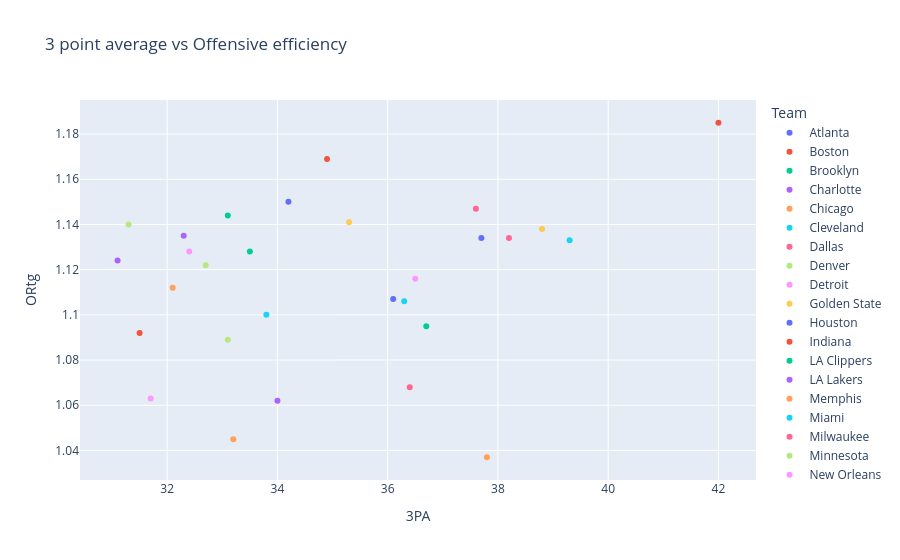
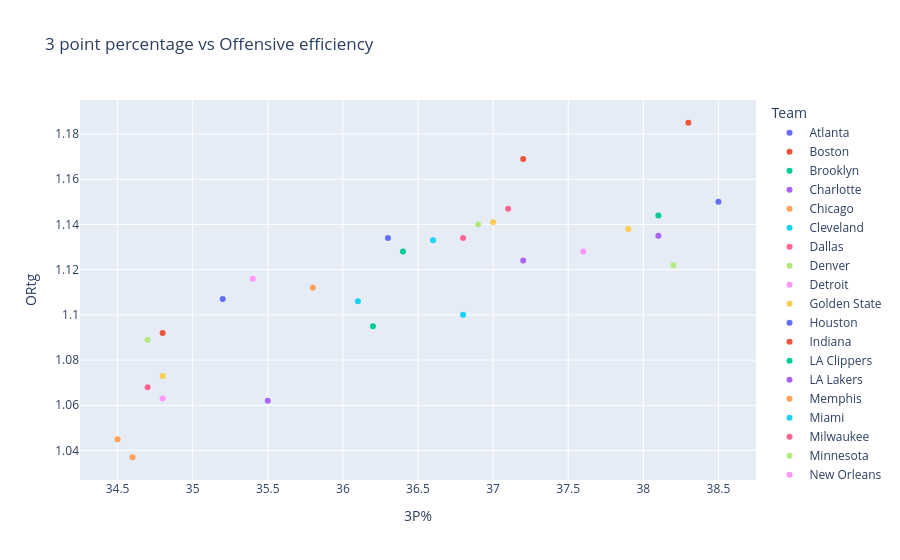

The cell these charts' notebook holds for them, in order:
### Markdown cell above
My goal, make correlation graphs between 3pa and offensive efficieny, and 3p % and offensive efficieny

### Code cell
import plotly.express as px
import seaborn as sns

one=px.scatter(df_merged, x='3PA', y='ORtg', color='Team', hover_data=['3PA', 'ORtg' ,'Team'], title='3 point average vs Offensive efficiency')
one.show()

two=px.scatter(df_merged, x='3P%', y='ORtg', color='Team', hover_data=['3PA', 'ORtg' ,'Team'], title='3 point percentage vs Offensive efficiency')
two.show()

### Figure 1 — Plotly figure (JSON) as saved in the notebook; plotly's stock layout.template omitted (floating-point values rounded to 4 significant figures)
{"data": [{"customdata": [["Atlanta"]], "hovertemplate": "Team=%{customdata[0]}<br>3PA=%{x}<br>ORtg=%{y}<extra></extra>", "legendgroup": "Atlanta", "marker": {"color": "#636efa", "symbol": "circle"}, "mode": "markers", "name": "Atlanta", "orientation": "v", "showlegend": true, "type": "scatter", "x": [37.7], "xaxis": "x", "y": [1.134], "yaxis": "y"}, {"customdata": [["Boston"]], "hovertemplate": "Team=%{customdata[0]}<br>3PA=%{x}<br>ORtg=%{y}<extra></extra>", "legendgroup": "Boston", "marker": {"color": "#EF553B", "symbol": "circle"}, "mode": "markers", "name": "Boston", "orientation": "v", "showlegend": true, "type": "scatter", "x": [42], "xaxis": "x", "y": [1.185], "yaxis": "y"}, {"customdata": [["Brooklyn"]], "hovertemplate": "Team=%{customdata[0]}<br>3PA=%{x}<br>ORtg=%{y}<extra></extra>", "legendgroup": "Brooklyn", "marker": {"color": "#00cc96", "symbol": "circle"}, "mode": "markers", "name": "Brooklyn", "orientation": "v", "showlegend": true, "type": "scatter", "x": [36.7], "xaxis": "x", "y": [1.095], "yaxis": "y"}, {"customdata": [["Charlotte"]], "hovertemplate": "Team=%{customdata[0]}<br>3PA=%{x}<br>ORtg=%{y}<extra></extra>", "legendgroup": "Charlotte", "marker": {"color": "#ab63fa", "symbol": "circle"}, "mode": "markers", "name": "Charlotte", "orientation": "v", "showlegend": true, "type": "scatter", "x": [34], "xaxis": "x", "y": [1.062], "yaxis": "y"}, {"customdata": [["Chicago"]], "hovertemplate": "Team=%{customdata[0]}<br>3PA=%{x}<br>ORtg=%{y}<extra></extra>", "legendgroup": "Chicago", "marker": {"color": "#FFA15A", "symbol": "circle"}, "mode": "markers", "name": "Chicago", "orientation": "v", "showlegend": true, "type": "scatter", "x": [32.1], "xaxis": "x", "y": [1.112], "yaxis": "y"}, {"customdata": [["Cleveland"]], "hovertemplate": "Team=%{customdata[0]}<br>3PA=%{x}<br>ORtg=%{y}<extra></extra>", "legendgroup": "Cleveland", "marker": {"color": "#19d3f3", "symbol": "circle"}, "mode": "markers", "name": "Cleveland", "orientation": "v", "showlegend": true, "type": "scatter", "x": [36.3], "xaxis": "x", "y": [1.106], "yaxis": "y"}, {"customdata": [["Dallas"]], "hovertemplate": "Team=%{customdata[0]}<br>3PA=%{x}<br>ORtg=%{y}<extra></extra>", "legendgroup": "Dallas", "marker": {"color": "#FF6692", "symbol": "circle"}, "mode": "markers", "name": "Dallas", "orientation": "v", "showlegend": true, "type": "scatter", "x": [38.2], "xaxis": "x", "y": [1.134], "yaxis": "y"}, {"customdata": [["Denver"]], "hovertemplate": "Team=%{customdata[0]}<br>3PA=%{x}<br>ORtg=%{y}<extra></extra>", "legendgroup": "Denver", "marker": {"color": "#B6E880", "symbol": "circle"}, "mode": "markers", "name": "Denver", "orientation": "v", "showlegend": true, "type": "scatter", "x": [31.3], "xaxis": "x", "y": [1.14], "yaxis": "y"}, {"customdata": [["Detroit"]], "hovertemplate": "Team=%{customdata[0]}<br>3PA=%{x}<br>ORtg=%{y}<extra></extra>", "legendgroup": "Detroit", "marker": {"color": "#FF97FF", "symbol": "circle"}, "mode": "markers", "name": "Detroit", "orientation": "v", "showlegend": true, "type": "scatter", "x": [31.7], "xaxis": "x", "y": [1.063], "yaxis": "y"}, {"customdata": [["Golden State"]], "hovertemplate": "Team=%{customdata[0]}<br>3PA=%{x}<br>ORtg=%{y}<extra></extra>", "legendgroup": "Golden State", "marker": {"color": "#FECB52", "symbol": "circle"}, "mode": "markers", "name": "Golden State", "orientation": "v", "showlegend": true, "type": "scatter", "x": [38.8], "xaxis": "x", "y": [1.138], "yaxis": "y"}, {"customdata": [["Houston"]], "hovertemplate": "Team=%{customdata[0]}<br>3PA=%{x}<br>ORtg=%{y}<extra></extra>", "legendgroup": "Houston", "marker": {"color": "#636efa", "symbol": "circle"}, "mode": "markers", "name": "Houston", "orientation": "v", "showlegend": true, "type": "scatter", "x": [36.1], "xaxis": "x", "y": [1.107], "yaxis": "y"}, {"customdata": [["Indiana"]], "hovertemplate": "Team=%{customdata[0]}<br>3PA=%{x}<br>ORtg=%{y}<extra></extra>", "legendgroup": "Indiana", "marker": {"color": "#EF553B", "symbol": "circle"}, "mode": "markers", "name": "Indiana", "orientation": "v", "showlegend": true, "type": "scatter", "x": [34.9], "xaxis": "x", "y": [1.169], "yaxis": "y"}, {"customdata": [["LA Clippers"]], "hovertemplate": "Team=%{customdata[0]}<br>3PA=%{x}<br>ORtg=%{y}<extra></extra>", "legendgroup": "LA Clippers", "marker": {"color": "#00cc96", "symbol": "circle"}, "mode": "markers", "name": "LA Clippers", "orientation": "v", "showlegend": true, "type": "scatter", "x": [33.1], "xaxis": "x", "y": [1.144], "yaxis": "y"}, {"customdata": [["LA Lakers"]], "hovertemplate": "Team=%{customdata[0]}<br>3PA=%{x}<br>ORtg=%{y}<extra></extra>", "legendgroup": "LA Lakers", "marker": {"color": "#ab63fa", "symbol": "circle"}, "mode": "markers", "name": "LA Lakers", "orientation": "v", "showlegend": true, "type": "scatter", "x": [31.1], "xaxis": "x", "y": [1.124], "yaxis": "y"}, {"customdata": [["Memphis"]], "hovertemplate": "Team=%{customdata[0]}<br>3PA=%{x}<br>ORtg=%{y}<extra></extra>", "legendgroup": "Memphis", "marker": {"color": "#FFA15A", "symbol": "circle"}, "mode": "markers", "name": "Memphis", "orientation": "v", "showlegend": true, "type": "scatter", "x": [37.8], "xaxis": "x", "y": [1.037], "yaxis": "y"}, {"customdata": [["Miami"]], "hovertemplate": "Team=%{customdata[0]}<br>3PA=%{x}<br>ORtg=%{y}<extra></extra>", "legendgroup": "Miami", "marker": {"color": "#19d3f3", "symbol": "circle"}, "mode": "markers", "name": "Miami", "orientation": "v", "showlegend": true, "type": "scatter", "x": [33.8], "xaxis": "x", "y": [1.1], "yaxis": "y"}, {"customdata": [["Milwaukee"]], "hovertemplate": "Team=%{customdata[0]}<br>3PA=%{x}<br>ORtg=%{y}<extra></extra>", "legendgroup": "Milwaukee", "marker": {"color": "#FF6692", "symbol": "circle"}, "mode": "markers", "name": "Milwaukee", "orientation": "v", "showlegend": true, "type": "scatter", "x": [37.6], "xaxis": "x", "y": [1.147], "yaxis": "y"}, {"customdata": [["Minnesota"]], "hovertemplate": "Team=%{customdata[0]}<br>3PA=%{x}<br>ORtg=%{y}<extra></extra>", "legendgroup": "Minnesota", "marker": {"color": "#B6E880", "symbol": "circle"}, "mode": "markers", "name": "Minnesota", "orientation": "v", "showlegend": true, "type": "scatter", "x": [32.7], "xaxis": "x", "y": [1.122], "yaxis": "y"}, {"customdata": [["New Orleans"]], "hovertemplate": "Team=%{customdata[0]}<br>3PA=%{x}<br>ORtg=%{y}<extra></extra>", "legendgroup": "New Orleans", "marker": {"color": "#FF97FF", "symbol": "circle"}, "mode": "markers", "name": "New Orleans", "orientation": "v", "showlegend": true, "type": "scatter", "x": [32.4], "xaxis": "x", "y": [1.128], "yaxis": "y"}, {"customdata": [["New York"]], "hovertemplate": "Team=%{customdata[0]}<br>3PA=%{x}<br>ORtg=%{y}<extra></extra>", "legendgroup": "New York", "marker": {"color": "#FECB52", "symbol": "circle"}, "mode": "markers", "name": "New York", "orientation": "v", "showlegend": true, "type": "scatter", "x": [35.3], "xaxis": "x", "y": [1.141], "yaxis": "y"}, {"customdata": [["Okla City"]], "hovertemplate": "Team=%{customdata[0]}<br>3PA=%{x}<br>ORtg=%{y}<extra></extra>", "legendgroup": "Okla City", "marker": {"color": "#636efa", "symbol": "circle"}, "mode": "markers", "name": "Okla City", "orientation": "v", "showlegend": true, "type": "scatter", "x": [34.2], "xaxis": "x", "y": [1.15], "yaxis": "y"}, {"customdata": [["Orlando"]], "hovertemplate": "Team=%{customdata[0]}<br>3PA=%{x}<br>ORtg=%{y}<extra></extra>", "legendgroup": "Orlando", "marker": {"color": "#EF553B", "symbol": "circle"}, "mode": "markers", "name": "Orlando", "orientation": "v", "showlegend": true, "type": "scatter", "x": [31.5], "xaxis": "x", "y": [1.092], "yaxis": "y"}, {"customdata": [["Philadelphia"]], "hovertemplate": "Team=%{customdata[0]}<br>3PA=%{x}<br>ORtg=%{y}<extra></extra>", "legendgroup": "Philadelphia", "marker": {"color": "#00cc96", "symbol": "circle"}, "mode": "markers", "name": "Philadelphia", "orientation": "v", "showlegend": true, "type": "scatter", "x": [33.5], "xaxis": "x", "y": [1.128], "yaxis": "y"}, {"customdata": [["Phoenix"]], "hovertemplate": "Team=%{customdata[0]}<br>3PA=%{x}<br>ORtg=%{y}<extra></extra>", "legendgroup": "Phoenix", "marker": {"color": "#ab63fa", "symbol": "circle"}, "mode": "markers", "name": "Phoenix", "orientation": "v", "showlegend": true, "type": "scatter", "x": [32.3], "xaxis": "x", "y": [1.135], "yaxis": "y"}, {"customdata": [["Portland"]], "hovertemplate": "Team=%{customdata[0]}<br>3PA=%{x}<br>ORtg=%{y}<extra></extra>", "legendgroup": "Portland", "marker": {"color": "#FFA15A", "symbol": "circle"}, "mode": "markers", "name": "Portland", "orientation": "v", "showlegend": true, "type": "scatter", "x": [33.2], "xaxis": "x", "y": [1.045], "yaxis": "y"}, {"customdata": [["Sacramento"]], "hovertemplate": "Team=%{customdata[0]}<br>3PA=%{x}<br>ORtg=%{y}<extra></extra>", "legendgroup": "Sacramento", "marker": {"color": "#19d3f3", "symbol": "circle"}, "mode": "markers", "name": "Sacramento", "orientation": "v", "showlegend": true, "type": "scatter", "x": [39.3], "xaxis": "x", "y": [1.133], "yaxis": "y"}, {"customdata": [["San Antonio"]], "hovertemplate": "Team=%{customdata[0]}<br>3PA=%{x}<br>ORtg=%{y}<extra></extra>", "legendgroup": "San Antonio", "marker": {"color": "#FF6692", "symbol": "circle"}, "mode": "markers", "name": "San Antonio", "orientation": "v", "showlegend": true, "type": "scatter", "x": [36.4], "xaxis": "x", "y": [1.068], "yaxis": "y"}, {"customdata": [["Toronto"]], "hovertemplate": "Team=%{customdata[0]}<br>3PA=%{x}<br>ORtg=%{y}<extra></extra>", "legendgroup": "Toronto", "marker": {"color": "#B6E880", "symbol": "circle"}, "mode": "markers", "name": "Toronto", "orientation": "v", "showlegend": true, "type": "scatter", "x": [33.1], "xaxis": "x", "y": [1.089], "yaxis": "y"}, {"customdata": [["Utah"]], "hovertemplate": "Team=%{customdata[0]}<br>3PA=%{x}<br>ORtg=%{y}<extra></extra>", "legendgroup": "Utah", "marker": {"color": "#FF97FF", "symbol": "circle"}, "mode": "markers", "name": "Utah", "orientation": "v", "showlegend": true, "type": "scatter", "x": [36.5], "xaxis": "x", "y": [1.116], "yaxis": "y"}, {"customdata": [["Washington"]], "hovertemplate": "Team=%{customdata[0]}<br>3PA=%{x}<br>ORtg=%{y}<extra></extra>", "legendgroup": "Washington", "marker": {"color": "#FECB52", "symbol": "circle"}, "mode": "markers", "name": "Washington", "orientation": "v", "showlegend": true, "type": "scatter", "visible": "legendonly", "x": [35.5], "xaxis": "x", "y": [1.073], "yaxis": "y"}], "layout": {"autosize": true, "legend": {"title": {"text": "Team"}, "tracegroupgap": 0}, "title": {"text": "3 point average vs Offensive efficiency"}, "xaxis": {"anchor": "y", "autorange": true, "domain": [0, 1], "range": [30.44, 42.66], "title": {"text": "3PA"}, "type": "linear"}, "yaxis": {"anchor": "x", "autorange": true, "domain": [0, 1], "range": [1.025, 1.197], "title": {"text": "ORtg"}, "type": "linear"}}}

### Figure 2 — Plotly figure (JSON) as saved in the notebook; plotly's stock layout.template omitted (floating-point values rounded to 4 significant figures)
{"data": [{"customdata": [[37.7, "Atlanta"]], "hovertemplate": "Team=%{customdata[1]}<br>3P%=%{x}<br>ORtg=%{y}<br>3PA=%{customdata[0]}<extra></extra>", "legendgroup": "Atlanta", "marker": {"color": "#636efa", "symbol": "circle"}, "mode": "markers", "name": "Atlanta", "orientation": "v", "showlegend": true, "type": "scatter", "x": [36.3], "xaxis": "x", "y": [1.134], "yaxis": "y"}, {"customdata": [[42, "Boston"]], "hovertemplate": "Team=%{customdata[1]}<br>3P%=%{x}<br>ORtg=%{y}<br>3PA=%{customdata[0]}<extra></extra>", "legendgroup": "Boston", "marker": {"color": "#EF553B", "symbol": "circle"}, "mode": "markers", "name": "Boston", "orientation": "v", "showlegend": true, "type": "scatter", "x": [38.3], "xaxis": "x", "y": [1.185], "yaxis": "y"}, {"customdata": [[36.7, "Brooklyn"]], "hovertemplate": "Team=%{customdata[1]}<br>3P%=%{x}<br>ORtg=%{y}<br>3PA=%{customdata[0]}<extra></extra>", "legendgroup": "Brooklyn", "marker": {"color": "#00cc96", "symbol": "circle"}, "mode": "markers", "name": "Brooklyn", "orientation": "v", "showlegend": true, "type": "scatter", "x": [36.2], "xaxis": "x", "y": [1.095], "yaxis": "y"}, {"customdata": [[34, "Charlotte"]], "hovertemplate": "Team=%{customdata[1]}<br>3P%=%{x}<br>ORtg=%{y}<br>3PA=%{customdata[0]}<extra></extra>", "legendgroup": "Charlotte", "marker": {"color": "#ab63fa", "symbol": "circle"}, "mode": "markers", "name": "Charlotte", "orientation": "v", "showlegend": true, "type": "scatter", "x": [35.5], "xaxis": "x", "y": [1.062], "yaxis": "y"}, {"customdata": [[32.1, "Chicago"]], "hovertemplate": "Team=%{customdata[1]}<br>3P%=%{x}<br>ORtg=%{y}<br>3PA=%{customdata[0]}<extra></extra>", "legendgroup": "Chicago", "marker": {"color": "#FFA15A", "symbol": "circle"}, "mode": "markers", "name": "Chicago", "orientation": "v", "showlegend": true, "type": "scatter", "x": [35.8], "xaxis": "x", "y": [1.112], "yaxis": "y"}, {"customdata": [[36.3, "Cleveland"]], "hovertemplate": "Team=%{customdata[1]}<br>3P%=%{x}<br>ORtg=%{y}<br>3PA=%{customdata[0]}<extra></extra>", "legendgroup": "Cleveland", "marker": {"color": "#19d3f3", "symbol": "circle"}, "mode": "markers", "name": "Cleveland", "orientation": "v", "showlegend": true, "type": "scatter", "x": [36.1], "xaxis": "x", "y": [1.106], "yaxis": "y"}, {"customdata": [[38.2, "Dallas"]], "hovertemplate": "Team=%{customdata[1]}<br>3P%=%{x}<br>ORtg=%{y}<br>3PA=%{customdata[0]}<extra></extra>", "legendgroup": "Dallas", "marker": {"color": "#FF6692", "symbol": "circle"}, "mode": "markers", "name": "Dallas", "orientation": "v", "showlegend": true, "type": "scatter", "x": [36.8], "xaxis": "x", "y": [1.134], "yaxis": "y"}, {"customdata": [[31.3, "Denver"]], "hovertemplate": "Team=%{customdata[1]}<br>3P%=%{x}<br>ORtg=%{y}<br>3PA=%{customdata[0]}<extra></extra>", "legendgroup": "Denver", "marker": {"color": "#B6E880", "symbol": "circle"}, "mode": "markers", "name": "Denver", "orientation": "v", "showlegend": true, "type": "scatter", "x": [36.9], "xaxis": "x", "y": [1.14], "yaxis": "y"}, {"customdata": [[31.7, "Detroit"]], "hovertemplate": "Team=%{customdata[1]}<br>3P%=%{x}<br>ORtg=%{y}<br>3PA=%{customdata[0]}<extra></extra>", "legendgroup": "Detroit", "marker": {"color": "#FF97FF", "symbol": "circle"}, "mode": "markers", "name": "Detroit", "orientation": "v", "showlegend": true, "type": "scatter", "x": [34.8], "xaxis": "x", "y": [1.063], "yaxis": "y"}, {"customdata": [[38.8, "Golden State"]], "hovertemplate": "Team=%{customdata[1]}<br>3P%=%{x}<br>ORtg=%{y}<br>3PA=%{customdata[0]}<extra></extra>", "legendgroup": "Golden State", "marker": {"color": "#FECB52", "symbol": "circle"}, "mode": "markers", "name": "Golden State", "orientation": "v", "showlegend": true, "type": "scatter", "x": [37.9], "xaxis": "x", "y": [1.138], "yaxis": "y"}, {"customdata": [[36.1, "Houston"]], "hovertemplate": "Team=%{customdata[1]}<br>3P%=%{x}<br>ORtg=%{y}<br>3PA=%{customdata[0]}<extra></extra>", "legendgroup": "Houston", "marker": {"color": "#636efa", "symbol": "circle"}, "mode": "markers", "name": "Houston", "orientation": "v", "showlegend": true, "type": "scatter", "x": [35.2], "xaxis": "x", "y": [1.107], "yaxis": "y"}, {"customdata": [[34.9, "Indiana"]], "hovertemplate": "Team=%{customdata[1]}<br>3P%=%{x}<br>ORtg=%{y}<br>3PA=%{customdata[0]}<extra></extra>", "legendgroup": "Indiana", "marker": {"color": "#EF553B", "symbol": "circle"}, "mode": "markers", "name": "Indiana", "orientation": "v", "showlegend": true, "type": "scatter", "x": [37.2], "xaxis": "x", "y": [1.169], "yaxis": "y"}, {"customdata": [[33.1, "LA Clippers"]], "hovertemplate": "Team=%{customdata[1]}<br>3P%=%{x}<br>ORtg=%{y}<br>3PA=%{customdata[0]}<extra></extra>", "legendgroup": "LA Clippers", "marker": {"color": "#00cc96", "symbol": "circle"}, "mode": "markers", "name": "LA Clippers", "orientation": "v", "showlegend": true, "type": "scatter", "x": [38.1], "xaxis": "x", "y": [1.144], "yaxis": "y"}, {"customdata": [[31.1, "LA Lakers"]], "hovertemplate": "Team=%{customdata[1]}<br>3P%=%{x}<br>ORtg=%{y}<br>3PA=%{customdata[0]}<extra></extra>", "legendgroup": "LA Lakers", "marker": {"color": "#ab63fa", "symbol": "circle"}, "mode": "markers", "name": "LA Lakers", "orientation": "v", "showlegend": true, "type": "scatter", "x": [37.2], "xaxis": "x", "y": [1.124], "yaxis": "y"}, {"customdata": [[37.8, "Memphis"]], "hovertemplate": "Team=%{customdata[1]}<br>3P%=%{x}<br>ORtg=%{y}<br>3PA=%{customdata[0]}<extra></extra>", "legendgroup": "Memphis", "marker": {"color": "#FFA15A", "symbol": "circle"}, "mode": "markers", "name": "Memphis", "orientation": "v", "showlegend": true, "type": "scatter", "x": [34.6], "xaxis": "x", "y": [1.037], "yaxis": "y"}, {"customdata": [[33.8, "Miami"]], "hovertemplate": "Team=%{customdata[1]}<br>3P%=%{x}<br>ORtg=%{y}<br>3PA=%{customdata[0]}<extra></extra>", "legendgroup": "Miami", "marker": {"color": "#19d3f3", "symbol": "circle"}, "mode": "markers", "name": "Miami", "orientation": "v", "showlegend": true, "type": "scatter", "x": [36.8], "xaxis": "x", "y": [1.1], "yaxis": "y"}, {"customdata": [[37.6, "Milwaukee"]], "hovertemplate": "Team=%{customdata[1]}<br>3P%=%{x}<br>ORtg=%{y}<br>3PA=%{customdata[0]}<extra></extra>", "legendgroup": "Milwaukee", "marker": {"color": "#FF6692", "symbol": "circle"}, "mode": "markers", "name": "Milwaukee", "orientation": "v", "showlegend": true, "type": "scatter", "x": [37.1], "xaxis": "x", "y": [1.147], "yaxis": "y"}, {"customdata": [[32.7, "Minnesota"]], "hovertemplate": "Team=%{customdata[1]}<br>3P%=%{x}<br>ORtg=%{y}<br>3PA=%{customdata[0]}<extra></extra>", "legendgroup": "Minnesota", "marker": {"color": "#B6E880", "symbol": "circle"}, "mode": "markers", "name": "Minnesota", "orientation": "v", "showlegend": true, "type": "scatter", "x": [38.2], "xaxis": "x", "y": [1.122], "yaxis": "y"}, {"customdata": [[32.4, "New Orleans"]], "hovertemplate": "Team=%{customdata[1]}<br>3P%=%{x}<br>ORtg=%{y}<br>3PA=%{customdata[0]}<extra></extra>", "legendgroup": "New Orleans", "marker": {"color": "#FF97FF", "symbol": "circle"}, "mode": "markers", "name": "New Orleans", "orientation": "v", "showlegend": true, "type": "scatter", "x": [37.6], "xaxis": "x", "y": [1.128], "yaxis": "y"}, {"customdata": [[35.3, "New York"]], "hovertemplate": "Team=%{customdata[1]}<br>3P%=%{x}<br>ORtg=%{y}<br>3PA=%{customdata[0]}<extra></extra>", "legendgroup": "New York", "marker": {"color": "#FECB52", "symbol": "circle"}, "mode": "markers", "name": "New York", "orientation": "v", "showlegend": true, "type": "scatter", "x": [37], "xaxis": "x", "y": [1.141], "yaxis": "y"}, {"customdata": [[34.2, "Okla City"]], "hovertemplate": "Team=%{customdata[1]}<br>3P%=%{x}<br>ORtg=%{y}<br>3PA=%{customdata[0]}<extra></extra>", "legendgroup": "Okla City", "marker": {"color": "#636efa", "symbol": "circle"}, "mode": "markers", "name": "Okla City", "orientation": "v", "showlegend": true, "type": "scatter", "x": [38.5], "xaxis": "x", "y": [1.15], "yaxis": "y"}, {"customdata": [[31.5, "Orlando"]], "hovertemplate": "Team=%{customdata[1]}<br>3P%=%{x}<br>ORtg=%{y}<br>3PA=%{customdata[0]}<extra></extra>", "legendgroup": "Orlando", "marker": {"color": "#EF553B", "symbol": "circle"}, "mode": "markers", "name": "Orlando", "orientation": "v", "showlegend": true, "type": "scatter", "x": [34.8], "xaxis": "x", "y": [1.092], "yaxis": "y"}, {"customdata": [[33.5, "Philadelphia"]], "hovertemplate": "Team=%{customdata[1]}<br>3P%=%{x}<br>ORtg=%{y}<br>3PA=%{customdata[0]}<extra></extra>", "legendgroup": "Philadelphia", "marker": {"color": "#00cc96", "symbol": "circle"}, "mode": "markers", "name": "Philadelphia", "orientation": "v", "showlegend": true, "type": "scatter", "x": [36.4], "xaxis": "x", "y": [1.128], "yaxis": "y"}, {"customdata": [[32.3, "Phoenix"]], "hovertemplate": "Team=%{customdata[1]}<br>3P%=%{x}<br>ORtg=%{y}<br>3PA=%{customdata[0]}<extra></extra>", "legendgroup": "Phoenix", "marker": {"color": "#ab63fa", "symbol": "circle"}, "mode": "markers", "name": "Phoenix", "orientation": "v", "showlegend": true, "type": "scatter", "x": [38.1], "xaxis": "x", "y": [1.135], "yaxis": "y"}, {"customdata": [[33.2, "Portland"]], "hovertemplate": "Team=%{customdata[1]}<br>3P%=%{x}<br>ORtg=%{y}<br>3PA=%{customdata[0]}<extra></extra>", "legendgroup": "Portland", "marker": {"color": "#FFA15A", "symbol": "circle"}, "mode": "markers", "name": "Portland", "orientation": "v", "showlegend": true, "type": "scatter", "x": [34.5], "xaxis": "x", "y": [1.045], "yaxis": "y"}, {"customdata": [[39.3, "Sacramento"]], "hovertemplate": "Team=%{customdata[1]}<br>3P%=%{x}<br>ORtg=%{y}<br>3PA=%{customdata[0]}<extra></extra>", "legendgroup": "Sacramento", "marker": {"color": "#19d3f3", "symbol": "circle"}, "mode": "markers", "name": "Sacramento", "orientation": "v", "showlegend": true, "type": "scatter", "x": [36.6], "xaxis": "x", "y": [1.133], "yaxis": "y"}, {"customdata": [[36.4, "San Antonio"]], "hovertemplate": "Team=%{customdata[1]}<br>3P%=%{x}<br>ORtg=%{y}<br>3PA=%{customdata[0]}<extra></extra>", "legendgroup": "San Antonio", "marker": {"color": "#FF6692", "symbol": "circle"}, "mode": "markers", "name": "San Antonio", "orientation": "v", "showlegend": true, "type": "scatter", "x": [34.7], "xaxis": "x", "y": [1.068], "yaxis": "y"}, {"customdata": [[33.1, "Toronto"]], "hovertemplate": "Team=%{customdata[1]}<br>3P%=%{x}<br>ORtg=%{y}<br>3PA=%{customdata[0]}<extra></extra>", "legendgroup": "Toronto", "marker": {"color": "#B6E880", "symbol": "circle"}, "mode": "markers", "name": "Toronto", "orientation": "v", "showlegend": true, "type": "scatter", "x": [34.7], "xaxis": "x", "y": [1.089], "yaxis": "y"}, {"customdata": [[36.5, "Utah"]], "hovertemplate": "Team=%{customdata[1]}<br>3P%=%{x}<br>ORtg=%{y}<br>3PA=%{customdata[0]}<extra></extra>", "legendgroup": "Utah", "marker": {"color": "#FF97FF", "symbol": "circle"}, "mode": "markers", "name": "Utah", "orientation": "v", "showlegend": true, "type": "scatter", "x": [35.4], "xaxis": "x", "y": [1.116], "yaxis": "y"}, {"customdata": [[35.5, "Washington"]], "hovertemplate": "Team=%{customdata[1]}<br>3P%=%{x}<br>ORtg=%{y}<br>3PA=%{customdata[0]}<extra></extra>", "legendgroup": "Washington", "marker": {"color": "#FECB52", "symbol": "circle"}, "mode": "markers", "name": "Washington", "orientation": "v", "showlegend": true, "type": "scatter", "x": [34.8], "xaxis": "x", "y": [1.073], "yaxis": "y"}], "layout": {"autosize": true, "legend": {"title": {"text": "Team"}, "tracegroupgap": 0}, "title": {"text": "3 point percentage vs Offensive efficiency"}, "xaxis": {"anchor": "y", "autorange": true, "domain": [0, 1], "range": [34.26, 38.74], "title": {"text": "3P%"}, "type": "linear"}, "yaxis": {"anchor": "x", "autorange": true, "domain": [0, 1], "range": [1.025, 1.197], "title": {"text": "ORtg"}, "type": "linear"}}}
